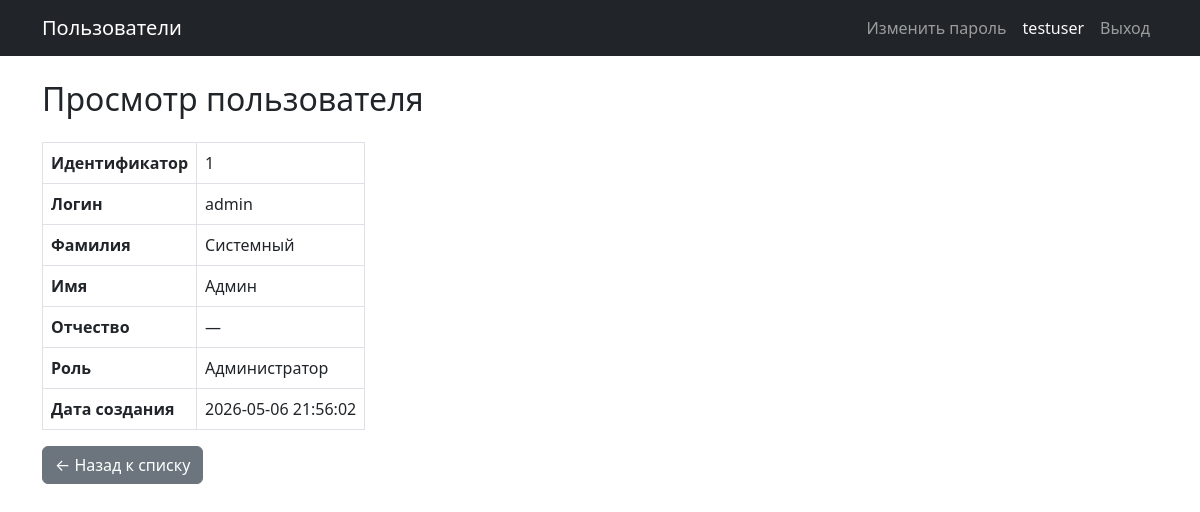
The page /users/1 (signed in) on the database its author committed.
### tables this page shows
CREATE TABLE users (
    id INTEGER PRIMARY KEY AUTOINCREMENT,
    login TEXT NOT NULL UNIQUE,
    password_hash TEXT NOT NULL,
    last_name TEXT,
    first_name TEXT NOT NULL,
    middle_name TEXT,
    role_id INTEGER REFERENCES roles(id) ON DELETE SET NULL,
    created_at TIMESTAMP NOT NULL DEFAULT CURRENT_TIMESTAMP
);

CREATE TABLE roles (
    id INTEGER PRIMARY KEY AUTOINCREMENT,
    name TEXT NOT NULL,
    description TEXT
);

### app.py (the view)
@app.route('/users/<int:user_id>')
def user_view(user_id):
    db = get_db()
    user = db.execute(
        """SELECT u.*, r.name AS role_name
           FROM users u LEFT JOIN roles r ON u.role_id = r.id
           WHERE u.id = ?""",
        (user_id,)
    ).fetchone()
    db.close()
    if not user:
        abort(404)
    return render_template('user_view.html', user=user)

### app.py (called while the page is built)
def get_db():
    conn = sqlite3.connect(DATABASE)
    conn.row_factory = sqlite3.Row
    conn.execute("PRAGMA foreign_keys = ON")
    return conn

def get_current_user():
    if 'user_id' not in session:
        return None
    db = get_db()
    user = db.execute(
        "SELECT u.*, r.name AS role_name FROM users u LEFT JOIN roles r ON u.role_id = r.id WHERE u.id = ?",
        (session['user_id'],)
    ).fetchone()
    db.close()
    return user

@app.context_processor
def inject_user():
    return {'current_user': get_current_user()}

### templates/user_view.html (shortened to what this page needs)
{% extends 'base.html' %}
{% block content %}
<h2 class="mb-4">Просмотр пользователя</h2>
<table class="table table-bordered w-auto">
    <tbody>
        <tr><th>Идентификатор</th><td>{{ user['id'] }}</td></tr>
        <tr><th>Логин</th><td>{{ user['login'] }}</td></tr>
        <tr><th>Фамилия</th><td>{{ user['last_name'] or '—' }}</td></tr>
        <tr><th>Имя</th><td>{{ user['first_name'] }}</td></tr>
        <tr><th>Отчество</th><td>{{ user['middle_name'] or '—' }}</td></tr>
        <tr><th>Роль</th><td>{{ user['role_name'] or '—' }}</td></tr>
        <tr><th>Дата создания</th><td>{{ user['created_at'] }}</td></tr>
    </tbody>
</table>
<a href="{{ url_for('index') }}" class="btn btn-secondary">← Назад к списку</a>
{% endblock %}

### templates/base.html (shortened to what this page needs)
<!DOCTYPE html>
<html lang="ru">
<head>
    <link rel="stylesheet" href="https://cdn.jsdelivr.net/npm/bootstrap@5.3.0/dist/css/bootstrap.min.css">
</head>
<body>
<nav class="navbar navbar-expand-lg navbar-dark bg-dark">
    <div class="container">
        <a class="navbar-brand" href="{{ url_for('index') }}">Пользователи</a>
        <div class="navbar-nav ms-auto">
            {% if current_user %}
                <a class="nav-link" href="{{ url_for('change_password') }}">Изменить пароль</a>
                <span class="nav-link text-light">{{ current_user['login'] }}</span>
                <a class="nav-link" href="{{ url_for('logout') }}">Выход</a>
            {% else %}
                <a class="nav-link" href="{{ url_for('login') }}">Вход</a>
            {% endif %}
        </div>
    </div>
</nav>
<div class="container mt-4">
    {% block content %}{% endblock %}
</div>
</body>
</html>

### rows shown on the page
users: login "testuser"
users: id "1", login "admin", last_name "Системный", first_name "Админ", created_at "2026-05-06 21:56:02"
roles: name "Администратор"

### other values the page prints
{{ user['middle_name'] or '—' }} "—"
